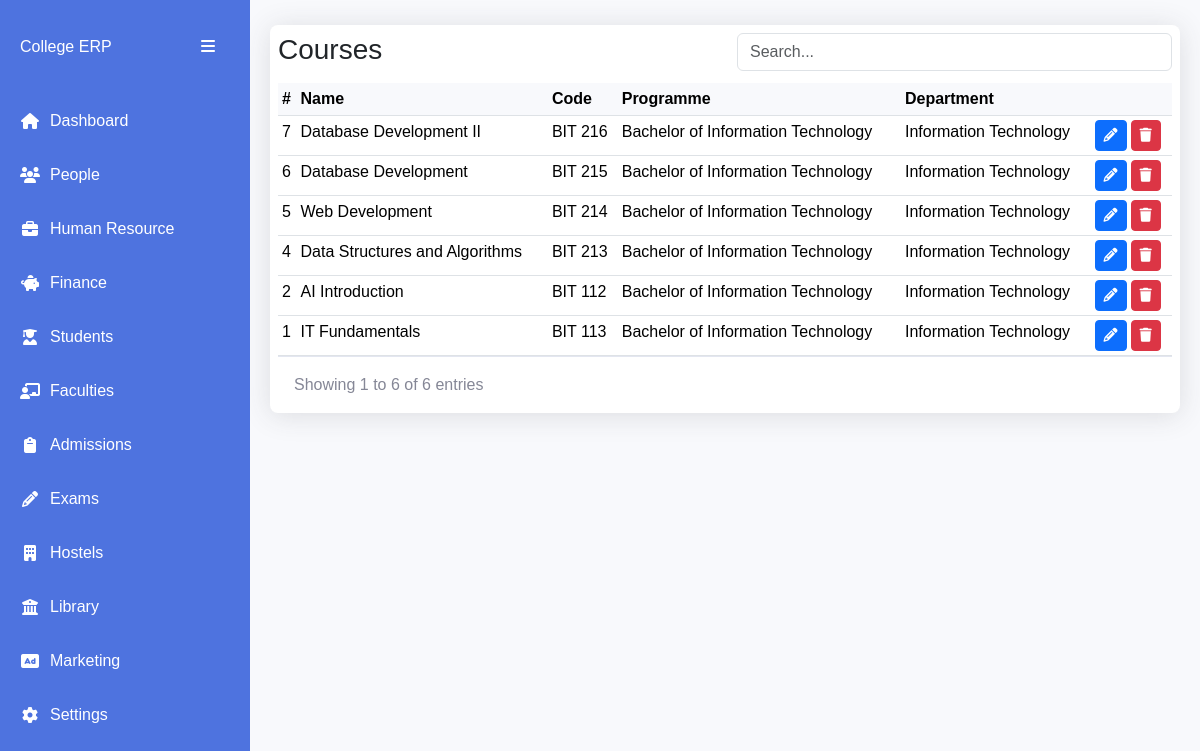
Page /schools/courses/ on the committed database.
### apps/schools/models.py (models this page shows)
class Course(AbsoluteBaseModel):
    course_code = models.CharField(max_length=255)
    name = models.CharField(max_length=255)
    school = models.ForeignKey(School, on_delete=models.CASCADE)
    department = models.ForeignKey(Department, on_delete=models.CASCADE)
    programme = models.ForeignKey(Programme, on_delete=models.CASCADE)
    def __str__(self):
        return self.name

class Programme(AbsoluteBaseModel):
    name = models.CharField(max_length=255)
    code = models.CharField(max_length=255, null=True, blank=True)
    school = models.ForeignKey(School, on_delete=models.CASCADE)
    department = models.ForeignKey(Department, on_delete=models.CASCADE)
    level = models.CharField(max_length=255, choices=PROGRAMME_TYPES)
    def __str__(self):
        return f"{self.level} of {self.name}"

class Department(AbsoluteBaseModel):
    name = models.CharField(max_length=255)
    school = models.ForeignKey(School, on_delete=models.CASCADE)
    office = models.CharField(max_length=255, null=True, blank=True)
    def __str__(self):
        return self.name

### apps/schools/views.py (the view, shortened to what this page needs)
# urls.py: path("courses/", CoursesListView.as_view(), name="courses"),
class CoursesListView(ListView):
    model = Course
    template_name = "courses/courses.html"
    context_object_name = "courses"
    paginate_by = 8
    def get_queryset(self):
        queryset = super().get_queryset()
        search_query = self.request.GET.get("search", "")
        return queryset.order_by("-created_on")
    def get_context_data(self, **kwargs):
        context = super().get_context_data(**kwargs)
        context["search_query"] = self.request.GET.get("search", "")
        return context

### templates/courses/courses.html (shortened to what this page needs)
{% extends "base1.html" %}
{% block content %}
<div class="table-card">
  <div class="row py-2 px-2">
    <div class="col">
        <h3>Courses</h3>
    </div>
    <div class="col">
        <input type="text" class="form-control" placeholder="Search..."
        id="searchInput" value="{{ search_query }}">
    </div>
</div>
      <div class="table-container px-2">
        <table class="table data-table table-sm">
          <thead>
            <tr>
              <th scope="col">#</th>
              <th scope="col">Name</th>
              <th scope="col">Code</th>
              <th scope="col">Programme</th>
              <th scope="col">Department</th>
              <th scope="col" colspan="3"></th>
            </tr>
          </thead>
          <tbody>
            {% for course in page_obj %}
            <tr>
              <td>{{course.id}}</td>
              <td>{{course.name}}</td>
              <td>{{course.course_code}}</td>
              <td>{{course.programme}}</td>
              <td>{{course.department}}</td>
             <td>
              <div class="d-flex gap-1">
                <a class="btn btn-primary btn-sm" data-bs-toggle="modal" data-bs-target="#editCourseModal{{ course.id }}">
                  <i class="fas fa-pencil"></i>
                </a>
                <a class="btn btn-danger btn-sm" data-bs-toggle="modal" data-bs-target="#deleteCourseModal{{ course.id }}">
                  <i class="fas fa-trash"></i>
                </a>
              </div>
             </td>
            </tr>
            {% endfor %}
          </tbody>
        </table>
        <div class="table-footer">
          <div class="page-info">
              Showing
              {{ page_obj.start_index }}
              to
              {{ page_obj.end_index }}
              of
              {{ paginator.count }}
              entries
          </div>
      </div>
      </div>
{% endblock content %}

### templates/base1.html (style rules this page uses)
:root { --sidebar-width: 250px; --sidebar-collapsed-width: 70px; --primary-color: #4e73df; --secondary-color: #858796; }
body { background-color: #f8f9fc; font-family: 'Nunito', sans-serif; overflow-x: hidden; }
.table-card { background: white; border-radius: 8px; box-shadow: 0 0.15rem 1.75rem 0 rgba(58, 59, 69, 0.15); margin: 5px 0; }
.table-container { overflow-x: auto; }
.data-table { margin-bottom: 0; }
.data-table th { background-color: #f8f9fc; border-top: none; white-space: nowrap; cursor: pointer; }
.table-footer { padding: 1rem; display: flex; justify-content: space-between; align-items: center; flex-wrap: wrap; gap: 1rem; border-top: 1px solid #e3e6f0; }
.page-info { color: #858796; }

### rows in the picture
Course: id "7", name "Database Development II", course_code "BIT 216", programme "Bachelor of Information Technology", department "Information Technology"
Course: id "6", name "Database Development", course_code "BIT 215", programme "Bachelor of Information Technology", department "Information Technology"
Course: id "5", name "Web Development", course_code "BIT 214", programme "Bachelor of Information Technology", department "Information Technology"
Course: id "4", name "Data Structures and Algorithms", course_code "BIT 213", programme "Bachelor of Information Technology", department "Information Technology"
Course: id "2", name "AI Introduction", course_code "BIT 112", programme "Bachelor of Information Technology", department "Information Technology"
Course: id "1", name "IT Fundamentals", course_code "BIT 113", programme "Bachelor of Information Technology", department "Information Technology"

### other values in the picture
{{ page_obj.start_index }} "1"
{{ page_obj.end_index }} "6"
{{ paginator.count }} "6"
